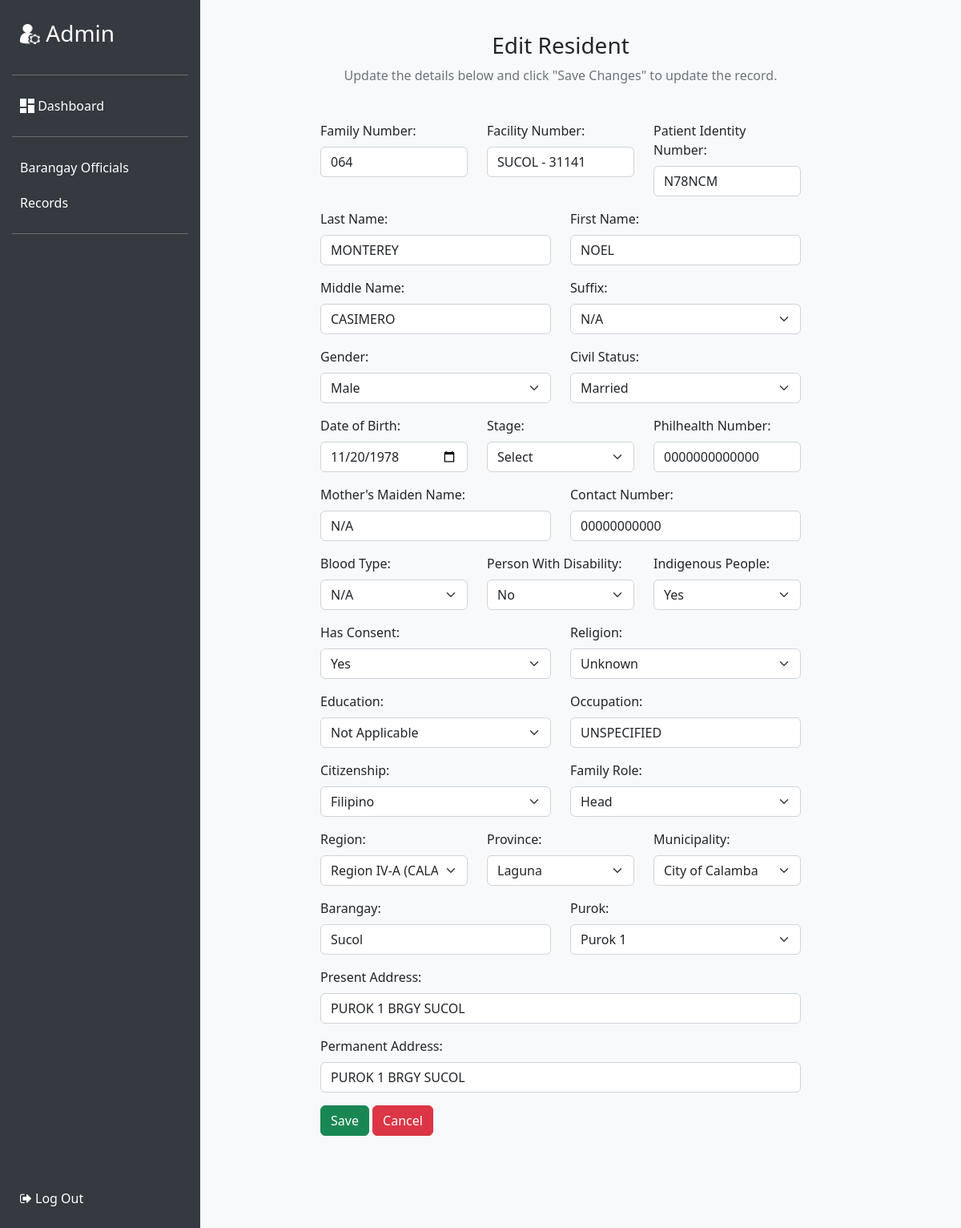
/edit.php?id=86, run on the app's committed database.
### tables this page shows
CREATE TABLE `crud` (
  `id` int(255) NOT NULL,
  `first_name` varchar(255) NOT NULL,
  `last_name` varchar(255) NOT NULL,
  `middle_name` varchar(255) NOT NULL,
  `gender` varchar(255) NOT NULL,
  `family_number` varchar(255) DEFAULT NULL,
  `suffix` varchar(255) DEFAULT NULL,
  `civil_status` varchar(255) DEFAULT NULL,
  `birth_date` date DEFAULT NULL,
  `philhealth_number` varchar(255) DEFAULT NULL,
  `mothers_maiden_name` varchar(255) DEFAULT NULL,
  `contact_number` varchar(255) DEFAULT NULL,
  `blood_type` varchar(255) DEFAULT NULL,
  `pwd` varchar(255) DEFAULT NULL,
  `indigenous_people` varchar(255) DEFAULT NULL,
  `has_consent` varchar(255) DEFAULT NULL,
  `religion` varchar(255) DEFAULT NULL,
  `education` varchar(255) DEFAULT NULL,
  `occupation` varchar(255) DEFAULT NULL,
  `citizenship` varchar(255) DEFAULT NULL,
  `family_role` varchar(255) DEFAULT NULL,
  `region` varchar(255) DEFAULT NULL,
  `province` varchar(255) DEFAULT NULL,
  `municipality` varchar(255) DEFAULT NULL,
  `barangay` varchar(255) DEFAULT NULL,
  `purok` varchar(255) DEFAULT NULL,
  `present_address` varchar(255) DEFAULT NULL,
  `permanent_address` varchar(255) DEFAULT NULL,
  `facility_number` varchar(255) DEFAULT NULL,
  `patient_identity_number` varchar(255) DEFAULT NULL
);

### edit.php (the view, shortened to what this page needs)
<?php
include "db_conn.php";
$id = $_GET["id"];
$sql = "SELECT * FROM `crud` WHERE id = $id";
$result = mysqli_query($conn, $sql);
if (mysqli_num_rows($result) > 0) {
  $row = mysqli_fetch_assoc($result);
} else {
  echo "No results found";
}
?>
<!DOCTYPE html>
<html lang="en">
<head>
  <link href="https://cdn.jsdelivr.net/npm/bootstrap@5.2.3/dist/css/bootstrap.min.css" rel="stylesheet">
  <link rel="stylesheet" href="https://cdnjs.cloudflare.com/ajax/libs/font-awesome/6.4.0/css/all.min.css" />
  <link rel="stylesheet" href="https://cdnjs.cloudflare.com/ajax/libs/font-awesome/4.7.0/css/font-awesome.min.css">
</head>
<body>
  <div class="container-fluid">
    <div class="row">
      <div class="col-lg-3 col-md-4 sidebar">
      <a id="admin" href="dashboard.php">
        <h3><img id="adminpic" src="PIC/output-onlinepngtools.png" width="25" height="25"> Admin</h3></a>
        <hr>
        <a href="dashboard.php"><img id="dashpic" src="PIC/output-onlinepngtools (2).png" width="18" height="18"> Dashboard</a>
        <hr>
        <a href="barangay.php">	Barangay Officials</a>
        <a href="index.php">Records</a>
        <hr>
        <a href="/php-crud-yt-main/sample/index.php" class="text-white" onclick="return confirm('Are you sure you want to log out?')"><i class="fa fa-sign-out"></i> Log Out</a>
    </div>
    <div class="col-lg-9 col-md-8 content">
      <div class="container">
        <div class="text-center mb-4">
          <h3 id="edit">Edit Resident</h3>
          <p class="text-muted">Update the details below and click "Save Changes" to update the record.</p>
        </div>
    <div class="container d-flex justify-content-center">
      <form name="myForm" onsubmit="return validateForm()" action="" method="post" style="width:50vw; min-width:300px;">
        <div class="row mb-3">
          <div class="col">
            <label class="form-label">Family Number:</label>
            <input required type="text" class="form-control" name="family_number" placeholder="00000" value="<?php echo $row['family_number']; ?>" oninput="formatFamilyNumber(this); this.value = this.value.toUpperCase();" />
          </div>
          <div class="col">
              <label class="form-label">Facility Number:</label>
              <input type="text" class="form-control" name="facility_number" value="SUCOL - 31141" readonly>
            </div>
          <div class="col">
              <label class="form-label">Patient Identity Number:</label>
              <input required type="text" class="form-control" name="patient_identity_number" placeholder="ABCD123" value="<?php echo $row['patient_identity_number']; ?>" oninput="this.value = this.value.toUpperCase();">
          </div>
        </div>
          <div class="row mb-3">
            <div class="col">
              <label class="form-label">Last Name:</label>
              <input required type="text" class="form-control" name="last_name" placeholder="Einstein" value="<?php echo $row['last_name']; ?>">
          </div>
          <div class="col">
            <label class="form-label">First Name:</label>
            <input required type="text" class="form-control" name="first_name" placeholder="Albert" value="<?php echo $row['first_name']; ?>">
          </div>
  </div>
        <div class="row mb-3">
        <div class="col">
          <label class="form-label">Middle Name:</label>
          <input required type="text" class="form-control" name="middle_name" placeholder="Isaac" value="<?php echo $row['middle_name']; ?>">
        </div>
        <div class="col">
          <label class="form-label">Suffix:</label>
          <select required class="form-select" name="suffix">
            <option value="Not Applicable" <?php if ($row['suffix'] == 'Not Applicable') echo 'selected'; ?>>N/A</option>
          </select>
        </div>
      </div>
      <div class="row mb-3">
        <div class="col">
          <label class="form-label">Gender:</label>
          <select required class="form-select" name="gender">
            <option value="Male" <?php if ($row['gender'] == 'Male') echo 'selected'; ?>>Male</option>
          </select>
        </div>
        <div class="col">
               <label class="form-label">Civil Status:</label>
                  <select required class="form-select" name="civil_status">
                     <option value="Married" <?php if ($row['civil_status'] == 'Married') echo 'selected'; ?>>Married</option>
                  </select>
          </div>
      </div>
      <div class="row mb-3">
                  <div class="col">
                     <label class="form-label">Date of Birth:</label>
                        <input required class="form-control" type="date" name="birth_date" value="<?php echo $row['birth_date']; ?>">
                  </div>
                  <div class="col">
                  <label class="form-label">Stage:</label>
                     <select required class="form-select" name="stage">
                        <option selected disabled>Select</option>
                     </select>
               </div>
                  <div class="col">
                  <label class="form-label">Philhealth Number:</label>
                  <input type="text" class="form-control" name="philhealth_number" id="philhealth_number" placeholder="000000000" value="<?php echo $row['philhealth_number']; ?>">
               </div>
            </div>
            <div class="row mb-3">
               <div class="col">
                  <label class="form-label">Mother's Maiden Name:</label>
                  <input type="text" class="form-control" name="mothers_maiden_name" placeholder="N/A" value="<?php echo $row['mothers_maiden_name']; ?>">
               </div>
               <div class="col">
                <label class="form-label">Contact Number:</label>
                <input type="number" class="form-control" name="contact_number" placeholder="00000000000" required maxlength="11" oninput="checkLength()" value="<?php echo $row['contact_number']; ?>">
              </div>
            </div>
            <div class="row mb-3">
               <div class="col">
                  <label class="form-label">Blood Type:</label>
                     <select required class="form-select" name="blood_type">
                        <option value="Not Applicable" <?php if ($row['blood_type'] == 'Not Applicable') echo 'selected'; ?>>N/A</option>
                     </select>
               </div>
               <div class="col">
                  <label class="form-label">Person With Disability:</label>
                     <select required class="form-select" name="pwd">
                        <option value="No" <?php if ($row['pwd'] == 'No') echo 'selected'; ?>>No</option>
                     </select>
               </div>
               <div class="col">
                  <label class="form-label">Indigenous People:</label>
                     <select required class="form-select" name="indigenous_people">
                        <option value="Yes" <?php if ($row['indigenous_people'] == 'Yes') echo 'selected'; ?>>Yes</option>
                     </select>
               </div>
            </div>
            <div class="row mb-3">
               <div class="col">
                  <label class="form-label">Has Consent:</label>
                     <select required class="form-select" name="has_consent">
                        <option value="Yes" <?php if ($row['has_consent'] == 'Yes') echo 'selected'; ?>>Yes</option>
                     </select>
               </div>
               <div class="col">
                  <label class="form-label">Religion:</label>
                     <select required class="form-select" name="religion">
                        <option value="Unknown" <?php if ($row['religion'] == 'Unknown') echo 'selected'; ?>>Unknown</option>
                     </select>
               </div>
            </div>
            <div class="row mb-3">
               <div class="col">
                  <label class="form-label">Education:</label>
                     <select required class="form-select" name="education">
                        <option value="Not Applicable" <?php if ($row['education'] == 'Not Applicable') echo 'selected'; ?>>Not Applicable</option>
                     </select>
               </div>
               <div class="col">
                  <label required class="form-label">Occupation:</label>
                  <input type="text" class="form-control" name="occupation" placeholder="Software Engineer" value="<?php echo $row['occupation']; ?>">
               </div>
            </div>
            <div class="row mb-3">
               <div class="col">
                  <label required class="form-label">Citizenship:</label>
                     <select class="form-select" name="citizenship">
                        <option value="Filipino" <?php if ($row['citizenship'] == 'Filipino') echo 'selected'; ?>>Filipino</option>
                     </select>
               </div>
               <div class="col">
                  <label class="form-label">Family Role:</label>
                     <select required class="form-select" name="family_role">
                        <option value="Head" <?php if ($row['family_role'] == 'Head') echo 'selected'; ?>>Head</option>
                     </select>
               </div>
            </div>
            <div class="row mb-3">
               <div class="col">
                  <label class="form-label">Region:</label>
                     <select required class="form-select" name="region">
                        <option value="Region IV-A (CALABARZON)" <?php if ($row['region'] == 'Region IV-A (CALABARZON)') echo 'selected'; ?>>Region IV-A (CALABARZON)</option>
                     </select>
               </div>
               <div class="col">
                  <label class="form-label">Province:</label>
                     <select required class="form-select" name="province">
                        <option value="Laguna" <?php if ($row['province'] == 'Laguna') echo 'selected'; ?>>Laguna</option>
                     </select>
               </div>
               <div class="col">
                  <label class="form-label">Municipality:</label>
                     <select required class="form-select" name="municipality">
                        <option value="City of Calamba" <?php if ($row['municipality'] == 'City of Calamba') echo 'selected'; ?>>City of Calamba</option>
                     </select>
               </div>
            </div>
            <div class="row mb-3">
            <div class="col">
                  <label class="form-label">Barangay:</label>
                  <input type="text" class="form-control" name="barangay" value="Sucol" readonly>
               </div>
               <div class="col">
               <label class="form-label">Purok:</label>
                  <select required class="form-select" name="purok">
                     <option value="Purok 1" <?php if ($row['purok'] == 'Purok 1') echo 'selected'; ?>>Purok 1</option>
                  </select>
                  </div>
            </div>
            <div class="row mb-3">
               <div class="col">
                  <label class="form-label">Present Address:</label>
                  <input required type="text" class="form-control" name="present_address" placeholder="St. Village Street 123" value="<?php echo $row['present_address']; ?>">
               </div>
            </div>
            <div class="row mb-3">
               <div class="col">
                  <label class="form-label">Permanent Address:</label>
                  <input required type="text" class="form-control" name="permanent_address" placeholder="St. Village Street 123" value="<?php echo $row['permanent_address']; ?>">
               </div>
            </div>
            <div>
               <button type="submit" class="btn btn-success" name="submit">Save</button>
               <a href="index.php" class="btn btn-danger" onclick="window.history.back(); return false;">Cancel</a>
            </div>
    </div>
</div>
</div>
</div>
</div>
</body>
</html>

### edit.php (style rules this page uses)
body { scroll-behavior: smooth; }
.sidebar a:last-child { position: absolute; bottom: 15px; left: 15px; }
.container { margin-top: 45px; margin-bottom: 100px; }
body { background-color: #f8f9fa; }
.sidebar { background-color: #343a40; color: #fff; height: 100%; position: fixed; left: 0; padding: 15px; width: 250px; z-index: 1; }
.sidebar a { color: #fff; display: block; padding: 10px; text-decoration: none; }
.content { margin-left: 250px; padding: 15px; }
#admin { cursor: pointer; border-width: none; background-color: #343a40; }
#adminpic { margin-top: -5px; }
#dashpic { margin-top: -3px; }
.text-center h3 { margin-top: -20px; }

### data on the page
crud: family_number "064", patient_identity_number "N78NCM", last_name "MONTEREY", first_name "NOEL", middle_name "CASIMERO", suffix "N/A", gender "Male", civil_status "Married", birth_date "11/20/1978", philhealth_number "0000000000000", mothers_maiden_name "N/A", contact_number "00000000000", blood_type "N/A", pwd "No", indigenous_people "Yes", has_consent "Yes", religion "Unknown", education "Not Applicable", occupation "UNSPECIFIED", citizenship "Filipino", family_role "Head", region "Region IV-A (CALABARZON)", province "Laguna", municipality "City of Calamba", purok "Purok 1", present_address "PUROK 1 BRGY SUCOL", permanent_address "PUROK 1 BRGY SUCOL"
